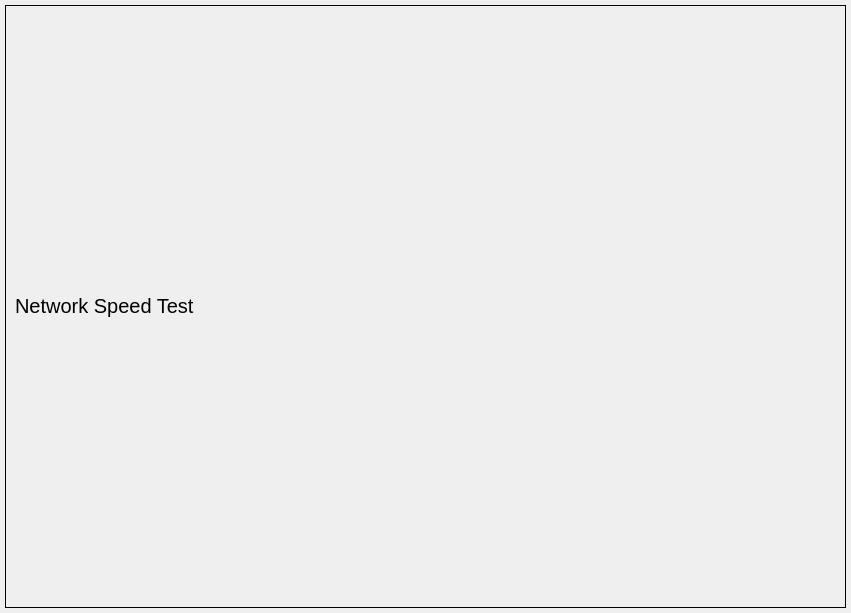
<?xml version="1.0" encoding="UTF-8"?>
<ui version="4.0">
 <class>MainPages</class>
 <widget class="QWidget" name="MainPages">
  <property name="geometry">
   <rect>
    <x>0</x>
    <y>0</y>
    <width>851</width>
    <height>613</height>
   </rect>
  </property>
  <property name="windowTitle">
   <string>Form</string>
  </property>
  <layout class="QVBoxLayout" name="main_pages_layout">
   <property name="spacing">
    <number>0</number>
   </property>
   <property name="leftMargin">
    <number>5</number>
   </property>
   <property name="topMargin">
    <number>5</number>
   </property>
   <property name="rightMargin">
    <number>5</number>
   </property>
   <property name="bottomMargin">
    <number>5</number>
   </property>
   <item>
    <widget class="QStackedWidget" name="pages">
     <property name="enabled">
      <bool>true</bool>
     </property>
     <property name="frameShape">
      <enum>QFrame::Box</enum>
     </property>
     <property name="currentIndex">
      <number>3</number>
     </property>
     <widget class="QWidget" name="home">
      <property name="styleSheet">
       <string notr="true">font-size: 14pt</string>
      </property>
      <layout class="QVBoxLayout" name="page_1_layout">
       <property name="spacing">
        <number>5</number>
       </property>
       <property name="leftMargin">
        <number>5</number>
       </property>
       <property name="topMargin">
        <number>5</number>
       </property>
       <property name="rightMargin">
        <number>5</number>
       </property>
       <property name="bottomMargin">
        <number>5</number>
       </property>
       <item alignment="Qt::AlignHCenter">
        <widget class="QFrame" name="welcome_base">
         <property name="minimumSize">
          <size>
           <width>300</width>
           <height>150</height>
          </size>
         </property>
         <property name="maximumSize">
          <size>
           <width>300</width>
           <height>150</height>
          </size>
         </property>
         <property name="frameShape">
          <enum>QFrame::NoFrame</enum>
         </property>
         <property name="frameShadow">
          <enum>QFrame::Raised</enum>
         </property>
         <layout class="QVBoxLayout" name="center_page_layout">
          <property name="spacing">
           <number>10</number>
          </property>
          <property name="leftMargin">
           <number>0</number>
          </property>
          <property name="topMargin">
           <number>0</number>
          </property>
          <property name="rightMargin">
           <number>0</number>
          </property>
          <property name="bottomMargin">
           <number>0</number>
          </property>
          <item>
           <widget class="QFrame" name="logo">
            <property name="minimumSize">
             <size>
              <width>300</width>
              <height>120</height>
             </size>
            </property>
            <property name="maximumSize">
             <size>
              <width>300</width>
              <height>120</height>
             </size>
            </property>
            <property name="frameShape">
             <enum>QFrame::NoFrame</enum>
            </property>
            <property name="frameShadow">
             <enum>QFrame::Raised</enum>
            </property>
            <layout class="QVBoxLayout" name="logo_layout">
             <property name="spacing">
              <number>0</number>
             </property>
             <property name="leftMargin">
              <number>0</number>
             </property>
             <property name="topMargin">
              <number>0</number>
             </property>
             <property name="rightMargin">
              <number>0</number>
             </property>
             <property name="bottomMargin">
              <number>0</number>
             </property>
            </layout>
           </widget>
          </item>
          <item>
           <widget class="QLabel" name="label">
            <property name="font">
             <font>
              <pointsize>14</pointsize>
             </font>
            </property>
            <property name="text">
             <string>Welcome To WebAnalyser</string>
            </property>
            <property name="alignment">
             <set>Qt::AlignCenter</set>
            </property>
           </widget>
          </item>
         </layout>
        </widget>
       </item>
      </layout>
     </widget>
     <widget class="QWidget" name="dns">
      <layout class="QVBoxLayout" name="page_2_layout">
       <property name="spacing">
        <number>5</number>
       </property>
       <property name="leftMargin">
        <number>5</number>
       </property>
       <property name="topMargin">
        <number>5</number>
       </property>
       <property name="rightMargin">
        <number>5</number>
       </property>
       <property name="bottomMargin">
        <number>5</number>
       </property>
       <item>
        <widget class="QLabel" name="label_4">
         <property name="font">
          <font>
           <pointsize>16</pointsize>
          </font>
         </property>
         <property name="text">
          <string>Analyse Site DNS information</string>
         </property>
        </widget>
       </item>
       <item>
        <layout class="QVBoxLayout" name="dns_main_layout">
         <item>
          <layout class="QHBoxLayout" name="dns_top_layout"/>
         </item>
        </layout>
       </item>
      </layout>
     </widget>
     <widget class="QWidget" name="loading_speed">
      <property name="styleSheet">
       <string notr="true">QFrame {
	font-size: 16pt;
}</string>
      </property>
      <layout class="QVBoxLayout" name="page_3_layout">
       <item>
        <layout class="QVBoxLayout" name="ls_main_layout">
         <item>
          <widget class="QLabel" name="label_2">
           <property name="text">
            <string>Analyse Site Loading Speed</string>
           </property>
          </widget>
         </item>
         <item>
          <layout class="QHBoxLayout" name="ls_top_layout">
           <property name="spacing">
            <number>6</number>
           </property>
           <property name="sizeConstraint">
            <enum>QLayout::SetDefaultConstraint</enum>
           </property>
           <property name="topMargin">
            <number>20</number>
           </property>
           <property name="bottomMargin">
            <number>20</number>
           </property>
           <item>
            <layout class="QVBoxLayout" name="ls_btn_layout"/>
           </item>
          </layout>
         </item>
        </layout>
       </item>
      </layout>
     </widget>
     <widget class="QWidget" name="internet_speed">
      <layout class="QVBoxLayout" name="verticalLayout_2">
       <item>
        <layout class="QVBoxLayout" name="st_main_layout">
         <item>
          <layout class="QHBoxLayout" name="st_top_layout">
           <property name="spacing">
            <number>15</number>
           </property>
           <item>
            <widget class="QLabel" name="label_5">
             <property name="maximumSize">
              <size>
               <width>16777215</width>
               <height>100</height>
              </size>
             </property>
             <property name="font">
              <font>
               <pointsize>15</pointsize>
              </font>
             </property>
             <property name="text">
              <string>Network Speed Test</string>
             </property>
            </widget>
           </item>
          </layout>
         </item>
        </layout>
       </item>
      </layout>
     </widget>
     <widget class="QWidget" name="response_time">
      <layout class="QVBoxLayout" name="verticalLayout">
       <item>
        <layout class="QVBoxLayout" name="rs_main_layout">
         <item>
          <widget class="QLabel" name="label_3">
           <property name="font">
            <font>
             <pointsize>16</pointsize>
            </font>
           </property>
           <property name="text">
            <string>Analyse Site Response Time</string>
           </property>
          </widget>
         </item>
         <item>
          <layout class="QHBoxLayout" name="rs_top_layout">
           <property name="spacing">
            <number>6</number>
           </property>
           <property name="sizeConstraint">
            <enum>QLayout::SetDefaultConstraint</enum>
           </property>
           <property name="topMargin">
            <number>20</number>
           </property>
           <property name="bottomMargin">
            <number>20</number>
           </property>
           <item>
            <layout class="QVBoxLayout" name="rs_btn_layout"/>
           </item>
          </layout>
         </item>
        </layout>
       </item>
      </layout>
     </widget>
    </widget>
   </item>
  </layout>
 </widget>
 <resources/>
 <connections/>
</ui>
